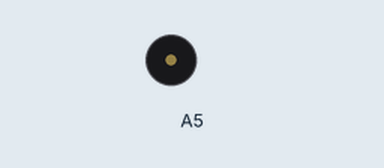
Simulated run of this sketch. Board: Arduino Uno, built with avr-gcc and run on an emulated ATmega328P. Parts: buzzer (waves = sounding).

Above: at 0.1 s.
At 4.0 s:
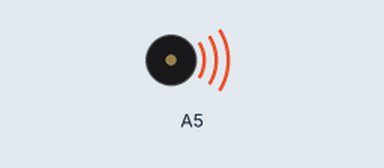
Timing chart, 0 to 13.3 s (numbered marks = the images above):
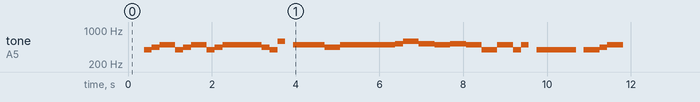

The sketch:

musicPlayer.ino
```cpp
// musicPlayer
// by Peter Saathoff-Harshfield

// takes in a song and plays it on a piezo speaker
// connect speaker to ground and A5

// song format:
// array of notes
// each note has a name and duration in ms
// name example: "Ab4", "rest"
// duration example: "250"
// 125 = eighth note
// 250 = quarter note, and so on

typedef struct note {
  char* notename;
  float freq;
} Note;

const int songLength = 39;

// example song credit: "PIT A PAT" by Twice
char* song[songLength][2] = {
  {"rest", "250"},
  {"G4", "125"},
  {"A4", "125"},
  // 3
  {"B4", "250"},
  {"G4", "125"},
  {"A4", "125"},
  {"B4", "250"},
  {"G4", "125"},
  {"A4", "125"},
  // 9
  {"B4", "250"},
  {"B4", "250"},
  {"B4", "125"},
  {"A4", "125"},
  {"G4", "125"},
  {"D5", "125"},
  // 15
  {"rest", "125"},
  {"B4", "500"},
  {"A4", "250"},
  {"B4", "625"},
  {"B4", "125"},
  {"B4", "125"},
  {"C5", "125"},
  // 22
  {"D5", "250"},
  {"C5", "250"},
  {"B4", "250"},
  {"C5", "250"},
  // 26
  {"B4", "250"},
  {"G4", "250"},
  {"B4", "250"},
  {"G4", "125"},
  {"B4", "125"},
  // 31
  {"rest", "125"},
  {"G4", "500"},
  {"G4", "125"},
  {"rest", "125"},
  {"G4", "250"},
  {"A4", "125"},
  // 37
  {"B4", "250"},
  {"rest", "250"}
  // 39
  };

// song credit: Thomas the Tank Engine Theme
char* thomas[59][2] = {
  {"G4", "250"},
  {"A4", "250"},
  {"B4", "250"},
  {"C5", "500"},
  {"D5", "250"},
  {"E5", "500"},
  // 6
  {"Ab4", "2000"},
  // 7
  {"A4", "250"},
  {"F4", "250"},
  {"A4", "250"},
  {"G4", "1125"},
  {"Ab4", "125"},
  // 12
  {"A4", "250"},
  {"F4", "250"},
  {"F4", "250"},
  {"A4", "125"},
  {"G4", "500"},
  {"Gb4", "125"},
  {"G4", "125"},
  {"Gb4", "125"},
  {"G4", "125"},
  {"Gb4", "125"},
  // 22
  {"G4", "500"},
  {"G4", "250"},
  {"rest", "250"},
  // 25
  {"rest", "375"},
  {"Gb4", "125"},
  {"G4", "125"},
  {"Gb4", "125"},
  {"G4", "250"},
  {"A4", "500"},
  {"A4", "250"},
  {"rest", "250"},
  // 33
  {"rest", "125"},
  {"E4", "375"},
  {"Gb4", "250"},
  {"G4", "250"},
  //37
  {"Ab4", "500"},
  {"B4", "500"},
  {"Gb4", "500"},
  {"Ab4", "500"},
  // 41
  {"A4", "250"},
  {"rest", "750"},
  // 43
  {"rest", "125"},
  {"A4", "375"},
  {"Ab4", "250"},
  {"G4", "250"},
  // 47
  {"Gb4", "500"},
  {"Bb4", "125"},
  {"Gb4", "125"},
  {"Bb4", "125"},
  {"B4", "625"},
  {"D5", "500"},
  // 53
  {"Db5", "375"},
  {"Db5", "375"},
  {"B4", "250"},
  // 56
  {"A4", "250"},
  {"rest", "250"},
  {"A5", "250"}
  // 59
};

Note notes[25];

void generateNotes() {
  float a = pow(2.0, (1.0/12.0));
  char* notenames[] = {"A3", "Bb3", "B3", "C4", "Db4", "D4", "Eb4", "E4", "F4", "Gb4", "G4", "Ab4", "A4", "Bb4", "B4", "C5", "Db5", "D5", "Eb5", "E5", "F5", "Gb5", "G5", "Ab5", "A5"};
  for (int i = -12; i < 13; i++) {
    float f = 440.0 * pow(a, i);
    notes[i + 12] = {notenames[i + 12], f};
  }
}

void play(char* note, int duration) {

  float rate = 1.5;

  // rests
  if (!(strcmp(note, "rest"))) {
    delay(duration*rate);
    return;
  }

  for (int i = 0; i < 25; i++) {
    if (!(strcmp(note, notes[i].notename))) {
      tone(A5, notes[i].freq, duration*rate);
      delay(duration*rate);
    }
  }
}

void setup() {
  pinMode(A5, OUTPUT);
  Serial.begin(9600);

  generateNotes();

  // iterate through song
  for (int times  = 0; times < 1; times++) {
    for (int i = 0; i < songLength; i++) {
    int d = String(song[i][1]).toInt();
    play(song[i][0], d);
  }
  }
}

void loop() {

}
```
